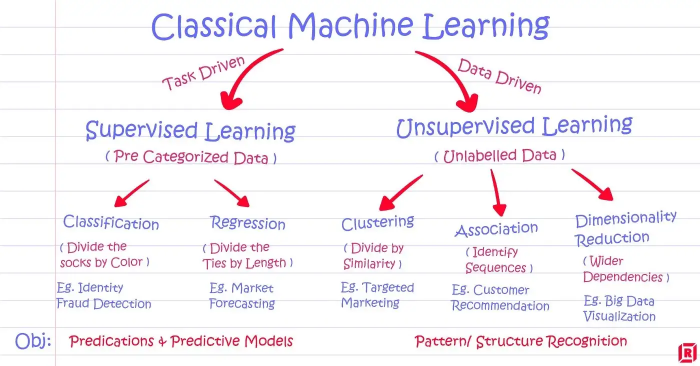
#> input picture Machine Learning/Classification Of ML.webp, 1400 x 732 px (shown at 1/2 size)
$ python -i line_segment_cv2.py   (imports and definitions only)
#> lines starting #> are read from the running program, lines starting #| are printed output that depends on the picture; after the words box and inside, x2 and y2 are one past the last pixel; in counts of white or black regions, pixels touching at a corner belong together
### Python/img_utils_cv2.py
# -*- coding: utf-8 -*-

import cv2
import numpy as np

# [74 lines left out: functions resize, clean, deskew, get_average_height, merge_rect, invert, not called in this run]

def black(width,height):
    return np.zeros((width,height), dtype = "uint8")

# [7 lines left out: function get_bounded_box_image, not called in this run]

### Python/line_segment_cv2.py
# -*- coding: utf-8 -*-

import cv2
import numpy as np
import img_utils_cv2

line_spacing = 12
extend_point = 40
extra_padding = 8

def get_average_height(rects):
    line_count = len(rects)
    total_height = sum([rect[3] for rect in rects])
    return int(total_height / line_count)

def merge_rect(rect_one, rect_two):
    x1 , y1 , w1, h1 = rect_one
    x2 , y2 , w2, h2 = rect_two
    x = min(x1, x2)
    y = min(y1, y2)
    w = max(w1, w2)
    h = h1 + h2
    return ( x, y, w, h)

def enlarge(rect):
    x, y, w, h = rect
    # re_extend top and bottom, re_shrink left and right to match original contour
    # and add extra padding to ensure to cover line

    x += ( extend_point - extra_padding  )
    y -= ( line_spacing + extra_padding  )
    w -= ( (extend_point * 2) - ( extra_padding ) )
    h += ( line_spacing + extra_padding )
    return (x, y, w, h)

def get_lines(img):
    # binary = img_utils.invert(img)
    binary = cv2.bitwise_not(img)
    # binary = (255-img)
    width, height = binary.shape
    black = img_utils_cv2.black(width, height)
    #find contours
    ctrs, hier = cv2.findContours(binary, cv2.RETR_EXTERNAL, cv2.CHAIN_APPROX_SIMPLE)
    # contours to bounding Rectangle
    rects = [ cv2.boundingRect(ctr) for ctr in ctrs]
    # sorted by x coordinate
    rects = sorted(rects, key=lambda rect: rect[0])
    # remove rect with low height from list
    rects = [rect for rect in rects if rect[3] > 5 ]

    ###################################
    #### stage 1: merging character ###
    ###################################
    # draw rectangle on totally black image
    for rect in rects:
        x, y, w, h = rect
        # extend left and right of rectangle and shrink top and bottom
        x -= extend_point
        y += line_spacing
        w += extend_point * 2
        h -= line_spacing
        cv2.rectangle(black,(x,y),( x + w , y + h ),(255,255,255), -1)

    # re_retrive contours from previous draw rectangle
    ctrs, hier = cv2.findContours(black, cv2.RETR_EXTERNAL, cv2.CHAIN_APPROX_SIMPLE)
    rects = [ cv2.boundingRect(ctr) for ctr in ctrs]

    ##################################################
    #### stage 2: drawing line box on blank image ####
    ##################################################
    black = img_utils_cv2.black(width, height)
    for rect in rects:
        x, y, w, h = rect
        cv2.rectangle(black,(x,y),( x + w , y + h ),(255,255,255), -1)

    ######################################################################
    #### stage 3: find and remove the lines which are separated from
    ### constant chracters line
    ######################################################################
    ctrs, hier = cv2.findContours(black, cv2.RETR_EXTERNAL, cv2.CHAIN_APPROX_SIMPLE)
    rects = [ cv2.boundingRect(ctr) for ctr in ctrs]
    rects = sorted(rects, key=lambda rect: rect[1])
    avg_height = get_average_height(rects)
    rects = [ rect for rect in rects if  avg_height < rect[3] * 2]

    black = img_utils_cv2.black(width, height)
    for rect in rects:
        x, y, w, h = rect
        cv2.rectangle(black,(x,y),( x + w , y + h ),(255,255,255), -1)

    ctrs, hier = cv2.findContours(black, cv2.RETR_EXTERNAL, cv2.CHAIN_APPROX_SIMPLE)
    rects = [ cv2.boundingRect(ctr) for ctr in ctrs]
    rects = sorted(rects, key=lambda rect: rect[1])
    lines = len(rects)
    print('initial line counts:', lines)
    avg_height = get_average_height(rects)
    print('average_height: ', avg_height)

    ######################################################################
    #### stage 4: reshape bounding rect for line which are wrong ###
    ######################################################################

    height_of_upper_vowels_line = (int) (avg_height / 4.5) # estimate vowel height
    # constant base line may be separated from above or blow or both
    for _ in range(2):
        for i, rect in enumerate(rects):
            x, y, w, h = rect
            if  h + height_of_upper_vowels_line < avg_height:
                print('line witout upper vowel or lower vowel: height is ', h)
                previous_rect = rects[i-1]
                new_height = h + height_of_upper_vowels_line
                if y - ( new_height + line_spacing) > previous_rect[1]:
                    y -= height_of_upper_vowels_line
                h += height_of_upper_vowels_line
                print('fiexed line height is ', h)
                # print('fixed rect: ', (x, y, w, h))
            rects[i]=(x,y, w, h)

    #re_enlarge bounding box to cover lines
    rects = [ enlarge(rect) for rect in rects]

    return rects

>>> import cv2
>>> picture = cv2.imread('../Machine Learning/Classification Of ML.webp', cv2.IMREAD_GRAYSCALE)
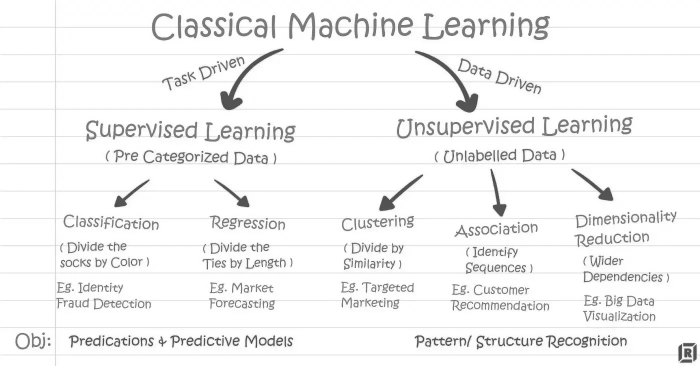
#> picture: shape (732, 1400) (shown at 1/2 size); min 49, max 255, mean 243.1
>>> result = get_lines(picture)
#> in get_lines, `binary = cv2.bitwise_not(img)`:
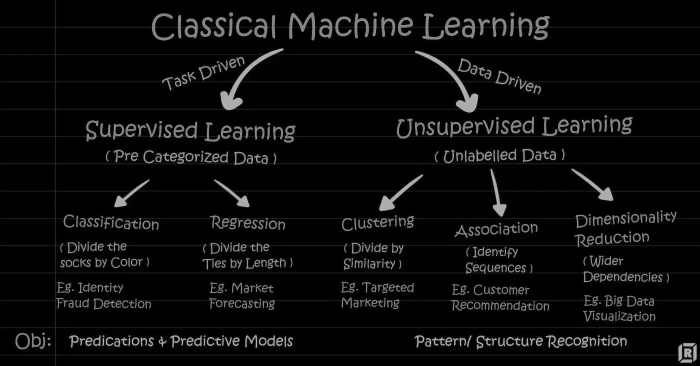
#> binary: shape (732, 1400) (shown at 1/2 size); min 0, max 206, mean 11.9
#> in get_lines, `ctrs, hier = cv2.findContours(binary, cv2.RETR_EXTERNAL, cv2.CHAIN_APP..`: ctrs = 71 contours, 23 with area under 20; largest, box (x1, y1, x2, y2) and area: (0, 0, 1400, 732) 768724, (120, 58, 132, 88) 187, (16, 213, 96, 216) 158, (968, 184, 980, 196) 71, (136, 60, 144, 72) 62
#> in get_lines, `rects = [ cv2.boundingRect(ctr) for ctr in ctrs]`: rects = 71 items, first 6: (43, 649, 2, 1), (57, 648, 2, 2), (1316, 580, 2, 2), (1300, 580, 2, 2), (1274, 506, 6, 6), (36, 499, 2, 3)
#> in get_lines, `rects = sorted(rects, key=lambda rect: rect[0])`: rects = 71 items, first 6: (0, 331, 16, 2), (0, 0, 1400, 732), (11, 497, 1, 1), (16, 213, 80, 3), (36, 499, 2, 3), (43, 649, 2, 1)
#> in get_lines, `rects = [rect for rect in rects if rect[3] > 5 ]`: rects = 59 items, first 6: (0, 0, 1400, 732), (120, 58, 12, 30), (128, 0, 8, 8), (132, 64, 12, 16), (136, 60, 8, 12), (160, 0, 8, 8)
#> the loop in get_lines, `for rect in rects:` made 59 passes
#> (rect, x, y, w, h) on passes 1 to 12: ((0, 0, 1400, 732), -40, 12, 1480, 720), ((120, 58, 12, 30), 80, 70, 92, 18), ((128, 0, 8, 8), 88, 12, 88, -4), ((132, 64, 12, 16), 92, 76, 92, 4), ((136, 60, 8, 12), 96, 72, 88, 0), ((160, 0, 8, 8), 120, 12, 88, -4), ((192, 0, 8, 8), 152, 12, 88, -4), ((224, 0, 8, 8), 184, 12, 88, -4), ((256, 0, 8, 8), 216, 12, 88, -4), ((288, 0, 8, 8), 248, 12, 88, -4), ((320, 0, 8, 8), 280, 12, 88, -4), ((352, 0, 8, 8), 312, 12, 88, -4)
#> after the loop in get_lines, `for rect in rects:`:
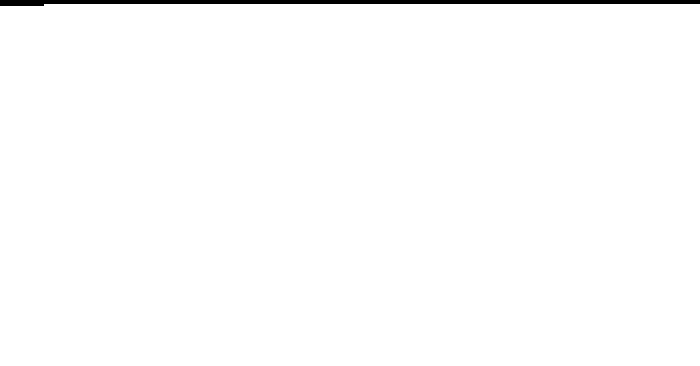
#> black: shape (732, 1400) (shown at 1/2 size); 98.9% white; 1 black region, box (x1, y1, x2, y2) and area: (0, 0, 1400, 12) 11552
#> in get_lines, `ctrs, hier = cv2.findContours(black, cv2.RETR_EXTERNAL, cv2.CHAIN_APPR..`: ctrs = 1 item
#> in get_lines, `rects = [ cv2.boundingRect(ctr) for ctr in ctrs]`: rects = [(0, 8, 1400, 724)]
#> the loop in get_lines, `for rect in rects:` made 1 pass
#> after the loop in get_lines, `for rect in rects:`: black: shape (732, 1400); 98.9% white; 1 black region, box (x1, y1, x2, y2) and area: (0, 0, 1400, 8) 11200
#> in get_lines, `ctrs, hier = cv2.findContours(black, cv2.RETR_EXTERNAL, cv2.CHAIN_APPR..`: ctrs = [[[0, 8], [0, 731], [1399, 731], [1399, 8]]]
#> in get_average_height, `line_count = len(rects)`: line_count = 1
#> in get_average_height, `total_height = sum([rect[3] for rect in rects])`: total_height = 724
#> in get_lines, `lines = len(rects)`: lines = 1
#| initial line counts: 1
#| average_height:  724
#> in get_lines, `height_of_upper_vowels_line = (int) (avg_height / 4.5)`: height_of_upper_vowels_line = 160
#> in get_lines, `rects = [ enlarge(rect) for rect in rects]`: rects = [(32, -12, 1328, 744)]
#> result = [(32, -12, 1328, 744)]
